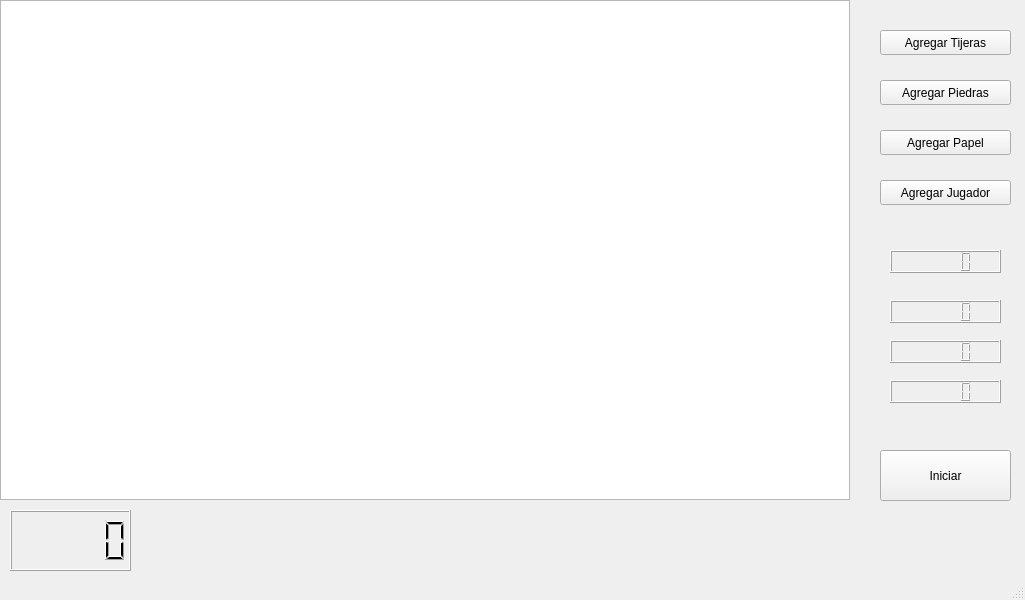
<?xml version="1.0" encoding="UTF-8"?>
<ui version="4.0">
 <class>MainWindow</class>
 <widget class="QMainWindow" name="MainWindow">
  <property name="geometry">
   <rect>
    <x>0</x>
    <y>0</y>
    <width>1025</width>
    <height>600</height>
   </rect>
  </property>
  <property name="windowTitle">
   <string>&quot;Piedra, Papel o Tijera&quot; - David Restrepo Asprilla</string>
  </property>
  <widget class="QWidget" name="centralwidget">
   <widget class="QGraphicsView" name="graphicsView">
    <property name="geometry">
     <rect>
      <x>0</x>
      <y>0</y>
      <width>850</width>
      <height>500</height>
     </rect>
    </property>
   </widget>
   <widget class="QPushButton" name="AgregarTijera">
    <property name="geometry">
     <rect>
      <x>880</x>
      <y>30</y>
      <width>131</width>
      <height>25</height>
     </rect>
    </property>
    <property name="text">
     <string>Agregar Tijeras</string>
    </property>
    <property name="flat">
     <bool>false</bool>
    </property>
   </widget>
   <widget class="QPushButton" name="AgregarPiedra">
    <property name="geometry">
     <rect>
      <x>880</x>
      <y>80</y>
      <width>131</width>
      <height>25</height>
     </rect>
    </property>
    <property name="text">
     <string>Agregar Piedras</string>
    </property>
    <property name="flat">
     <bool>false</bool>
    </property>
   </widget>
   <widget class="QPushButton" name="AgregarPapel">
    <property name="geometry">
     <rect>
      <x>880</x>
      <y>130</y>
      <width>131</width>
      <height>25</height>
     </rect>
    </property>
    <property name="text">
     <string>Agregar Papel</string>
    </property>
    <property name="flat">
     <bool>false</bool>
    </property>
   </widget>
   <widget class="QPushButton" name="AgregarJugador">
    <property name="geometry">
     <rect>
      <x>880</x>
      <y>180</y>
      <width>131</width>
      <height>25</height>
     </rect>
    </property>
    <property name="text">
     <string>Agregar Jugador</string>
    </property>
    <property name="flat">
     <bool>false</bool>
    </property>
   </widget>
   <widget class="QPushButton" name="Iniciar">
    <property name="geometry">
     <rect>
      <x>880</x>
      <y>450</y>
      <width>131</width>
      <height>51</height>
     </rect>
    </property>
    <property name="text">
     <string>Iniciar</string>
    </property>
    <property name="flat">
     <bool>false</bool>
    </property>
   </widget>
   <widget class="QLCDNumber" name="PuntajeTijera">
    <property name="geometry">
     <rect>
      <x>890</x>
      <y>250</y>
      <width>111</width>
      <height>23</height>
     </rect>
    </property>
   </widget>
   <widget class="QLCDNumber" name="PuntajePiedra">
    <property name="geometry">
     <rect>
      <x>890</x>
      <y>300</y>
      <width>111</width>
      <height>23</height>
     </rect>
    </property>
   </widget>
   <widget class="QLCDNumber" name="PuntajePapel">
    <property name="geometry">
     <rect>
      <x>890</x>
      <y>340</y>
      <width>111</width>
      <height>23</height>
     </rect>
    </property>
   </widget>
   <widget class="QLCDNumber" name="PuntajeJugador">
    <property name="geometry">
     <rect>
      <x>890</x>
      <y>380</y>
      <width>111</width>
      <height>23</height>
     </rect>
    </property>
   </widget>
   <widget class="QLCDNumber" name="PuntajeJugador_2">
    <property name="geometry">
     <rect>
      <x>10</x>
      <y>510</y>
      <width>121</width>
      <height>61</height>
     </rect>
    </property>
   </widget>
  </widget>
  <widget class="QMenuBar" name="menubar">
   <property name="geometry">
    <rect>
     <x>0</x>
     <y>0</y>
     <width>1025</width>
     <height>25</height>
    </rect>
   </property>
  </widget>
  <widget class="QStatusBar" name="statusbar"/>
 </widget>
 <resources/>
 <connections/>
</ui>
